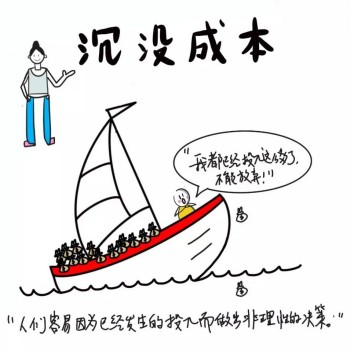
%> input picture QPSK/final1.bmp, 350 x 350 px
$ octave main.m   (GNU Octave 9; MATLAB toolbox functions it lacks are replaced by stand-ins)
%> lines starting %> are read from the running program, lines starting %| are printed output that depends on the picture
%> further down, picture is the input picture: size 350x350x3 uint8; mean R, G, B 231.5, 229.9, 229.9
### QPSK/input_picture.m
function data_pic = input_picture(picture)

    lena1 = picture;
    % 为了表示每种颜色，创建3个不同的350x350矩阵
    red = lena1(:,:,1);
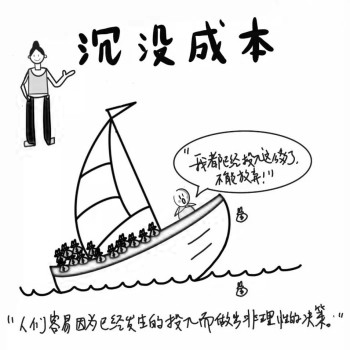
%> red: size 350x350 uint8; min 0, max 255, mean 231.5
    green = lena1(:,:,2);
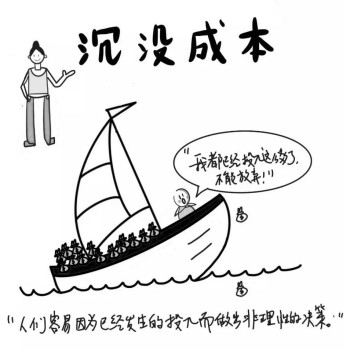
%> green: size 350x350 uint8; min 0, max 255, mean 229.9
    blue = lena1(:,:,3);

    % 将它们转换为单列向量
    red = red(:);
    green = green(:);
    blue = blue(:);

    % 将这些向量转换为二进制；注意我们使用de2bi转换，这意味着正确的位是最显著的
    redbin = de2bi(red);
    greenbin = de2bi(green);
    bluebin = de2bi(blue);

    % redbin、greenbin和bluebin是16384x8矩阵。我们现在需要将它们转换为单列向量
    redbin = redbin(:);
    greenbin = greenbin(:);
    bluebin = bluebin(:);

    % 现在将这三个列向量连接起来，准备进行传输
    lena1bin = [redbin greenbin bluebin];
    datac_pic = lena1bin(:);
    % 将datac_pic从uint8转换为double precision，以便添加噪声
    data_pic = double(datac_pic);

end

### QPSK/main.m
%%%%%%%%%%%%%%%%%%%%%  QPSK调制解调器仿真 %%%%%%%%%%%%%%%%%

clc
clear
close all

symbol_rate=2400;%符号率(传信速率2400bps)
sps=16;
Fs=38400;
Fc=2000;%载波频率
bit_rate=2*symbol_rate;%比特率4800

EbN0=11;

%原始序列
picture = imread('final1.bmp');
source=input_picture(picture);
picture(1);
imshow(picture);
title("原始图片");

one=sum(source);
%> one = 2407991
row_source=source'+1;

%% 信源编码
counts = [one,length(row_source)-one];%信源序列不同符合的出现次数
%> counts = [2407991 532009]
%> (the run ends here)
